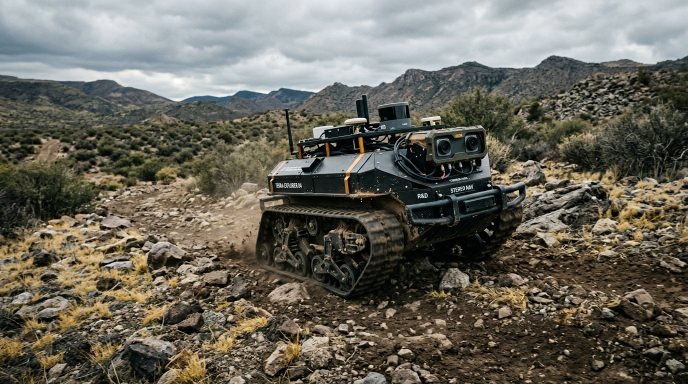
#> input picture frontend/dist/assets/hero/ugv_hero.jpg, 1376 x 768 px (shown at 1/2 size)
$ python -i visual_odometry.py   (imports and definitions only)
#> lines starting #> are read from the running program, lines starting #| are printed output that depends on the picture
import cv2
import numpy as np
from dataclasses import dataclass


@dataclass
class PoseEstimate:
    x: float
    y: float
    yaw: float
    tracking_quality: float
    num_matches: int
    num_inliers: int


class VisualOdometry:
    """
    Lightweight monocular visual odometry.

    Input:
        Consecutive RGB/BGR frames.

    Output:
        Relative accumulated pose:
            x
            y
            yaw
            tracking_quality

    Important:
        Monocular VO has scale ambiguity.
        Therefore x/y are relative units, not metric meters.
    """

    def __init__(
        self,
        focal_length=None,
        principal_point=None,
        min_matches=20,
    ):
        self.prev_gray = None

        self.x = 0.0
        self.y = 0.0
        self.yaw = 0.0

        self.min_matches = min_matches

        self.orb = cv2.ORB_create(
            nfeatures=1500,
            scaleFactor=1.2,
            nlevels=8,
        )

        self.matcher = cv2.BFMatcher(
            cv2.NORM_HAMMING,
            crossCheck=True,
        )

        self.focal_length = focal_length
        self.principal_point = principal_point

    def _get_camera_matrix(self, frame):
        h, w = frame.shape[:2]

        if self.focal_length is None:
            focal = float(max(w, h))
        else:
            focal = float(self.focal_length)

        if self.principal_point is None:
            cx = w / 2.0
            cy = h / 2.0
        else:
            cx, cy = self.principal_point

        return np.array(
            [
                [focal, 0.0, cx],
                [0.0, focal, cy],
                [0.0, 0.0, 1.0],
            ],
            dtype=np.float64,
        )

    def reset(self):
        self.prev_gray = None

        self.x = 0.0
        self.y = 0.0
        self.yaw = 0.0

    def update(self, frame):
        """
        Process one frame.

        Returns:
            PoseEstimate
        """

        gray = cv2.cvtColor(frame, cv2.COLOR_BGR2GRAY)

        keypoints, descriptors = self.orb.detectAndCompute(
            gray,
            None,
        )

        # First frame initializes tracking.
        if self.prev_gray is None:
            self.prev_gray = gray

            return PoseEstimate(
                x=self.x,
                y=self.y,
                yaw=self.yaw,
                tracking_quality=0.0,
                num_matches=0,
                num_inliers=0,
            )

        # No descriptors -> tracking failure.
        if descriptors is None:
            self.prev_gray = gray

            return PoseEstimate(
                x=self.x,
                y=self.y,
                yaw=self.yaw,
                tracking_quality=0.0,
                num_matches=0,
                num_inliers=0,
            )

        prev_keypoints, prev_descriptors = self.orb.detectAndCompute(
            self.prev_gray,
            None,
        )

        if prev_descriptors is None:
            self.prev_gray = gray

            return PoseEstimate(
                x=self.x,
                y=self.y,
                yaw=self.yaw,
                tracking_quality=0.0,
                num_matches=0,
                num_inliers=0,
            )

        matches = self.matcher.match(
            prev_descriptors,
            descriptors,
        )

        matches = sorted(
            matches,
            key=lambda m: m.distance,
        )

        if len(matches) < self.min_matches:
            self.prev_gray = gray

            return PoseEstimate(
                x=self.x,
                y=self.y,
                yaw=self.yaw,
                tracking_quality=0.0,
                num_matches=len(matches),
                num_inliers=0,
            )

        # Keep the strongest matches.
        good_matches = [m for m in matches if m.distance < 50.0]
        good_matches = good_matches[: min(len(good_matches), 300)]

        if len(good_matches) < self.min_matches:
            self.prev_gray = gray

            return PoseEstimate(
                x=self.x,
                y=self.y,
                yaw=self.yaw,
                tracking_quality=0.0,
                num_matches=len(good_matches),
                num_inliers=0,
            )

        pts_prev = np.float32(
            [
                prev_keypoints[m.queryIdx].pt
                for m in good_matches
            ]
        )

        pts_curr = np.float32(
            [
                keypoints[m.trainIdx].pt
                for m in good_matches
            ]
        )

        K = self._get_camera_matrix(frame)

        E, mask = cv2.findEssentialMat(
            pts_prev,
            pts_curr,
            K,
            method=cv2.RANSAC,
            prob=0.999,
            threshold=1.0,
        )

        if E is None or E.shape != (3, 3):
            self.prev_gray = gray

            return PoseEstimate(
                x=self.x,
                y=self.y,
                yaw=self.yaw,
                tracking_quality=0.0,
                num_matches=len(good_matches),
                num_inliers=0,
            )

        inlier_count, R, t, pose_mask = cv2.recoverPose(
            E,
            pts_prev,
            pts_curr,
            K,
            mask=mask,
        )

        tracking_quality = min(
            1.0,
            inlier_count / max(len(good_matches), 1),
        )

        if inlier_count >= self.min_matches and tracking_quality >= 0.1:
            # Monocular translation has unknown scale.
            translation = t.flatten()

            # We only use relative horizontal motion.
            dx = float(translation[0])
            dy = float(translation[2])

            # Estimate yaw from rotation matrix.
            delta_yaw = float(
                np.arctan2(
                    R[2, 0],
                    R[0, 0],
                )
            )

            self.x += dx
            self.y += dy
            self.yaw += delta_yaw

        self.prev_gray = gray

        return PoseEstimate(
            x=self.x,
            y=self.y,
            yaw=self.yaw,
            tracking_quality=tracking_quality,
            num_matches=len(good_matches),
            num_inliers=int(inlier_count),
        )


>>> import cv2
>>> picture = cv2.imread('../../frontend/dist/assets/hero/ugv_hero.jpg')
#> picture is the input picture: shape (768, 1376, 3); mean B, G, R 91.4, 102.1, 105
>>> result = VisualOdometry().update(picture)
#> in update, `gray = cv2.cvtColor(frame, cv2.COLOR_BGR2GRAY)`:
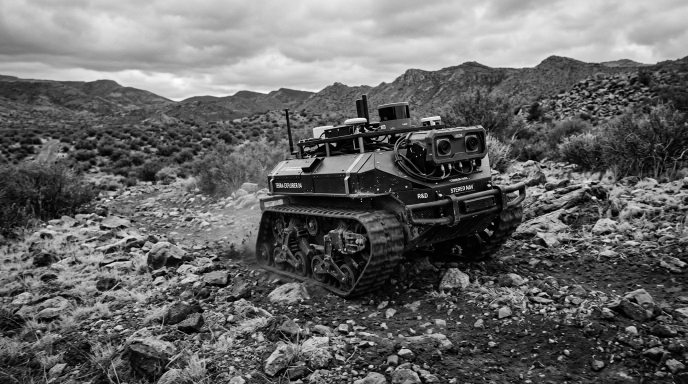
#> gray: shape (768, 1376) (shown at 1/2 size); min 0, max 255, mean 101.7
#> in update, `keypoints, descriptors = self.orb.detectAndCompute( gray, None, )`: keypoints = 1500 keypoints; strongest (x, y, size): (837, 388, 31), (850, 387, 31), (852, 390, 31), (854, 392, 31)
